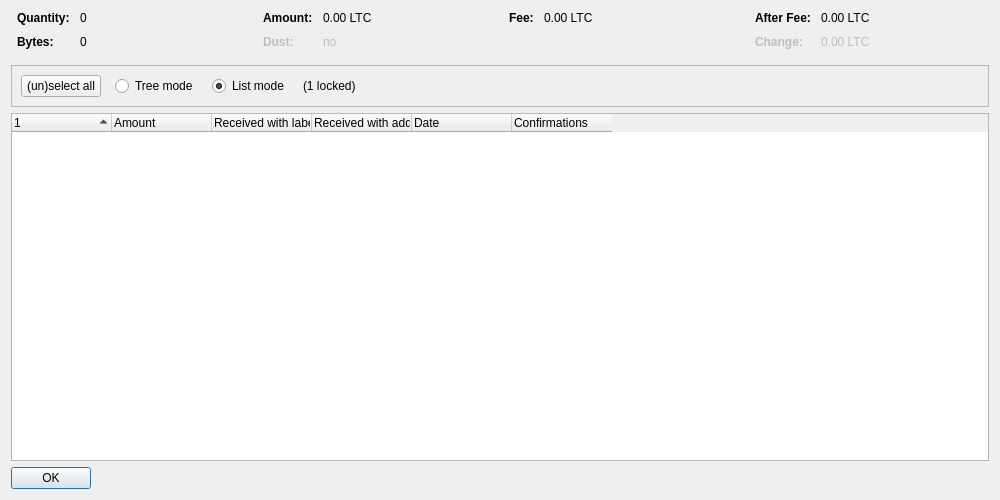
<?xml version="1.0" encoding="UTF-8"?>
<ui version="4.0">
 <class>CoinControlDialog</class>
 <widget class="QDialog" name="CoinControlDialog">
  <property name="geometry">
   <rect>
    <x>0</x>
    <y>0</y>
    <width>1000</width>
    <height>500</height>
   </rect>
  </property>
  <property name="windowTitle">
   <string>Coin Selection</string>
  </property>
  <layout class="QVBoxLayout" name="verticalLayout">
   <item>
    <layout class="QHBoxLayout" name="horizontalLayoutTop" stretch="0,0,0,0">
     <property name="topMargin">
      <number>0</number>
     </property>
     <property name="bottomMargin">
      <number>10</number>
     </property>
     <item>
      <layout class="QFormLayout" name="formLayoutCoinControl1">
       <property name="horizontalSpacing">
        <number>10</number>
       </property>
       <property name="verticalSpacing">
        <number>10</number>
       </property>
       <property name="leftMargin">
        <number>6</number>
       </property>
       <property name="rightMargin">
        <number>6</number>
       </property>
       <item row="0" column="0">
        <widget class="QLabel" name="labelCoinControlQuantityText">
         <property name="font">
          <font>
           <weight>75</weight>
           <bold>true</bold>
          </font>
         </property>
         <property name="text">
          <string>Quantity:</string>
         </property>
        </widget>
       </item>
       <item row="0" column="1">
        <widget class="QLabel" name="labelCoinControlQuantity">
         <property name="cursor">
          <cursorShape>IBeamCursor</cursorShape>
         </property>
         <property name="contextMenuPolicy">
          <enum>Qt::ActionsContextMenu</enum>
         </property>
         <property name="text">
          <string notr="true">0</string>
         </property>
         <property name="textInteractionFlags">
          <set>Qt::LinksAccessibleByMouse|Qt::TextSelectableByKeyboard|Qt::TextSelectableByMouse</set>
         </property>
        </widget>
       </item>
       <item row="1" column="0">
        <widget class="QLabel" name="labelCoinControlBytesText">
         <property name="font">
          <font>
           <weight>75</weight>
           <bold>true</bold>
          </font>
         </property>
         <property name="text">
          <string>Bytes:</string>
         </property>
        </widget>
       </item>
       <item row="1" column="1">
        <widget class="QLabel" name="labelCoinControlBytes">
         <property name="cursor">
          <cursorShape>IBeamCursor</cursorShape>
         </property>
         <property name="contextMenuPolicy">
          <enum>Qt::ActionsContextMenu</enum>
         </property>
         <property name="text">
          <string notr="true">0</string>
         </property>
         <property name="textInteractionFlags">
          <set>Qt::LinksAccessibleByMouse|Qt::TextSelectableByKeyboard|Qt::TextSelectableByMouse</set>
         </property>
        </widget>
       </item>
      </layout>
     </item>
     <item>
      <layout class="QFormLayout" name="formLayoutCoinControl2">
       <property name="horizontalSpacing">
        <number>10</number>
       </property>
       <property name="verticalSpacing">
        <number>10</number>
       </property>
       <property name="leftMargin">
        <number>6</number>
       </property>
       <property name="rightMargin">
        <number>6</number>
       </property>
       <item row="0" column="0">
        <widget class="QLabel" name="labelCoinControlAmountText">
         <property name="font">
          <font>
           <weight>75</weight>
           <bold>true</bold>
          </font>
         </property>
         <property name="text">
          <string>Amount:</string>
         </property>
        </widget>
       </item>
       <item row="0" column="1">
        <widget class="QLabel" name="labelCoinControlAmount">
         <property name="cursor">
          <cursorShape>IBeamCursor</cursorShape>
         </property>
         <property name="contextMenuPolicy">
          <enum>Qt::ActionsContextMenu</enum>
         </property>
         <property name="text">
          <string notr="true">0.00 LTC</string>
         </property>
         <property name="textInteractionFlags">
          <set>Qt::LinksAccessibleByMouse|Qt::TextSelectableByKeyboard|Qt::TextSelectableByMouse</set>
         </property>
        </widget>
       </item>
       <item row="1" column="0">
        <widget class="QLabel" name="labelCoinControlLowOutputText">
         <property name="enabled">
          <bool>false</bool>
         </property>
         <property name="font">
          <font>
           <weight>75</weight>
           <bold>true</bold>
          </font>
         </property>
         <property name="text">
          <string>Dust:</string>
         </property>
        </widget>
       </item>
       <item row="1" column="1">
        <widget class="QLabel" name="labelCoinControlLowOutput">
         <property name="enabled">
          <bool>false</bool>
         </property>
         <property name="cursor">
          <cursorShape>IBeamCursor</cursorShape>
         </property>
         <property name="contextMenuPolicy">
          <enum>Qt::ActionsContextMenu</enum>
         </property>
         <property name="text">
          <string notr="true">no</string>
         </property>
         <property name="textInteractionFlags">
          <set>Qt::LinksAccessibleByMouse|Qt::TextSelectableByKeyboard|Qt::TextSelectableByMouse</set>
         </property>
        </widget>
       </item>
      </layout>
     </item>
     <item>
      <layout class="QFormLayout" name="formLayoutCoinControl3">
       <property name="horizontalSpacing">
        <number>10</number>
       </property>
       <property name="verticalSpacing">
        <number>10</number>
       </property>
       <property name="leftMargin">
        <number>6</number>
       </property>
       <property name="rightMargin">
        <number>6</number>
       </property>
       <item row="0" column="0">
        <widget class="QLabel" name="labelCoinControlFeeText">
         <property name="font">
          <font>
           <weight>75</weight>
           <bold>true</bold>
          </font>
         </property>
         <property name="text">
          <string>Fee:</string>
         </property>
        </widget>
       </item>
       <item row="0" column="1">
        <widget class="QLabel" name="labelCoinControlFee">
         <property name="cursor">
          <cursorShape>IBeamCursor</cursorShape>
         </property>
         <property name="contextMenuPolicy">
          <enum>Qt::ActionsContextMenu</enum>
         </property>
         <property name="text">
          <string notr="true">0.00 LTC</string>
         </property>
         <property name="textInteractionFlags">
          <set>Qt::LinksAccessibleByMouse|Qt::TextSelectableByKeyboard|Qt::TextSelectableByMouse</set>
         </property>
        </widget>
       </item>
      </layout>
     </item>
     <item>
      <layout class="QFormLayout" name="formLayoutCoinControl4">
       <property name="horizontalSpacing">
        <number>10</number>
       </property>
       <property name="verticalSpacing">
        <number>10</number>
       </property>
       <property name="leftMargin">
        <number>6</number>
       </property>
       <property name="rightMargin">
        <number>6</number>
       </property>
       <item row="0" column="0">
        <widget class="QLabel" name="labelCoinControlAfterFeeText">
         <property name="font">
          <font>
           <weight>75</weight>
           <bold>true</bold>
          </font>
         </property>
         <property name="text">
          <string>After Fee:</string>
         </property>
        </widget>
       </item>
       <item row="0" column="1">
        <widget class="QLabel" name="labelCoinControlAfterFee">
         <property name="cursor">
          <cursorShape>IBeamCursor</cursorShape>
         </property>
         <property name="contextMenuPolicy">
          <enum>Qt::ActionsContextMenu</enum>
         </property>
         <property name="text">
          <string notr="true">0.00 LTC</string>
         </property>
         <property name="textInteractionFlags">
          <set>Qt::LinksAccessibleByMouse|Qt::TextSelectableByKeyboard|Qt::TextSelectableByMouse</set>
         </property>
        </widget>
       </item>
       <item row="1" column="0">
        <widget class="QLabel" name="labelCoinControlChangeText">
         <property name="enabled">
          <bool>false</bool>
         </property>
         <property name="font">
          <font>
           <weight>75</weight>
           <bold>true</bold>
          </font>
         </property>
         <property name="text">
          <string>Change:</string>
         </property>
        </widget>
       </item>
       <item row="1" column="1">
        <widget class="QLabel" name="labelCoinControlChange">
         <property name="enabled">
          <bool>false</bool>
         </property>
         <property name="cursor">
          <cursorShape>IBeamCursor</cursorShape>
         </property>
         <property name="contextMenuPolicy">
          <enum>Qt::ActionsContextMenu</enum>
         </property>
         <property name="text">
          <string notr="true">0.00 LTC</string>
         </property>
         <property name="textInteractionFlags">
          <set>Qt::LinksAccessibleByMouse|Qt::TextSelectableByKeyboard|Qt::TextSelectableByMouse</set>
         </property>
        </widget>
       </item>
      </layout>
     </item>
    </layout>
   </item>
   <item>
    <widget class="QFrame" name="frame">
     <property name="minimumSize">
      <size>
       <width>0</width>
       <height>40</height>
      </size>
     </property>
     <property name="frameShape">
      <enum>QFrame::StyledPanel</enum>
     </property>
     <property name="frameShadow">
      <enum>QFrame::Sunken</enum>
     </property>
     <layout class="QHBoxLayout" name="horizontalLayout">
      <item>
       <layout class="QHBoxLayout" name="horizontalLayoutPanel" stretch="0,0,0,0,0">
        <property name="spacing">
         <number>14</number>
        </property>
        <item>
         <widget class="QPushButton" name="pushButtonSelectAll">
          <property name="sizePolicy">
           <sizepolicy hsizetype="Maximum" vsizetype="Fixed">
            <horstretch>0</horstretch>
            <verstretch>0</verstretch>
           </sizepolicy>
          </property>
          <property name="text">
           <string>(un)select all</string>
          </property>
          <property name="autoDefault">
           <bool>false</bool>
          </property>
         </widget>
        </item>
        <item>
         <widget class="QRadioButton" name="radioTreeMode">
          <property name="sizePolicy">
           <sizepolicy hsizetype="Maximum" vsizetype="Fixed">
            <horstretch>0</horstretch>
            <verstretch>0</verstretch>
           </sizepolicy>
          </property>
          <property name="text">
           <string>Tree mode</string>
          </property>
         </widget>
        </item>
        <item>
         <widget class="QRadioButton" name="radioListMode">
          <property name="sizePolicy">
           <sizepolicy hsizetype="Maximum" vsizetype="Fixed">
            <horstretch>0</horstretch>
            <verstretch>0</verstretch>
           </sizepolicy>
          </property>
          <property name="text">
           <string>List mode</string>
          </property>
          <property name="checked">
           <bool>true</bool>
          </property>
         </widget>
        </item>
        <item>
         <widget class="QLabel" name="labelLocked">
          <property name="text">
           <string notr="true">(1 locked)</string>
          </property>
         </widget>
        </item>
        <item>
         <spacer name="horizontalSpacer">
          <property name="orientation">
           <enum>Qt::Horizontal</enum>
          </property>
          <property name="sizeHint" stdset="0">
           <size>
            <width>40</width>
            <height>20</height>
           </size>
          </property>
         </spacer>
        </item>
       </layout>
      </item>
     </layout>
    </widget>
   </item>
   <item>
    <widget class="CoinControlTreeWidget" name="treeWidget">
     <property name="contextMenuPolicy">
      <enum>Qt::CustomContextMenu</enum>
     </property>
     <property name="sortingEnabled">
      <bool>false</bool>
     </property>
     <property name="columnCount">
      <number>6</number>
     </property>
     <attribute name="headerShowSortIndicator" stdset="0">
      <bool>true</bool>
     </attribute>
     <attribute name="headerStretchLastSection">
      <bool>false</bool>
     </attribute>
     <column>
      <property name="text">
       <string/>
      </property>
     </column>
     <column>
      <property name="text">
       <string>Amount</string>
      </property>
     </column>
     <column>
      <property name="text">
       <string>Received with label</string>
      </property>
     </column>
     <column>
      <property name="text">
       <string>Received with address</string>
      </property>
     </column>
     <column>
      <property name="text">
       <string>Date</string>
      </property>
     </column>
     <column>
      <property name="text">
       <string>Confirmations</string>
      </property>
      <property name="toolTip">
       <string>Confirmed</string>
      </property>
     </column>
     <column>
      <property name="text">
       <string/>
      </property>
     </column>
     <column>
      <property name="text">
       <string/>
      </property>
     </column>
     <column>
      <property name="text">
       <string/>
      </property>
     </column>
     <column>
      <property name="text">
       <string/>
      </property>
     </column>
    </widget>
   </item>
   <item>
    <widget class="QDialogButtonBox" name="buttonBox">
     <property name="sizePolicy">
      <sizepolicy hsizetype="Maximum" vsizetype="Fixed">
       <horstretch>0</horstretch>
       <verstretch>0</verstretch>
      </sizepolicy>
     </property>
     <property name="orientation">
      <enum>Qt::Horizontal</enum>
     </property>
     <property name="standardButtons">
      <set>QDialogButtonBox::Ok</set>
     </property>
    </widget>
   </item>
  </layout>
 </widget>
 <customwidgets>
  <customwidget>
   <class>CoinControlTreeWidget</class>
   <extends>QTreeWidget</extends>
   <header>qt/coincontroltreewidget.h</header>
  </customwidget>
 </customwidgets>
 <resources/>
 <connections/>
</ui>
